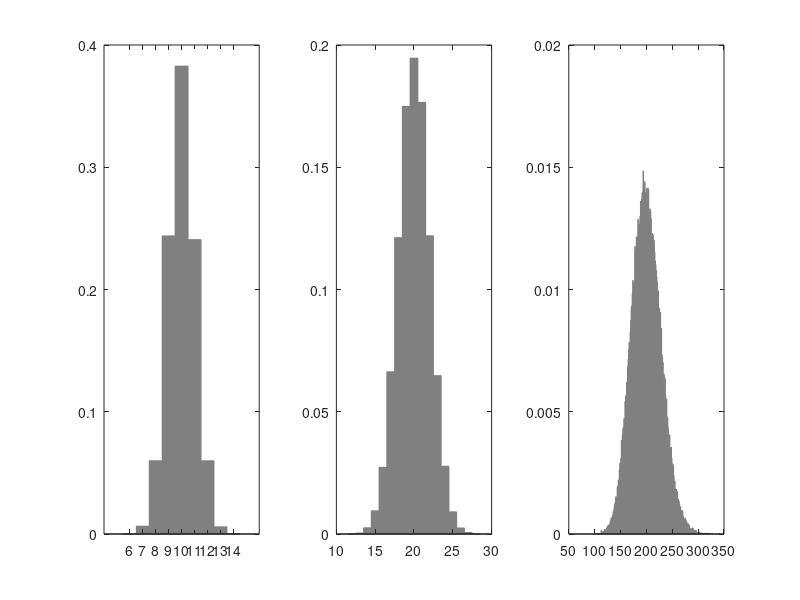
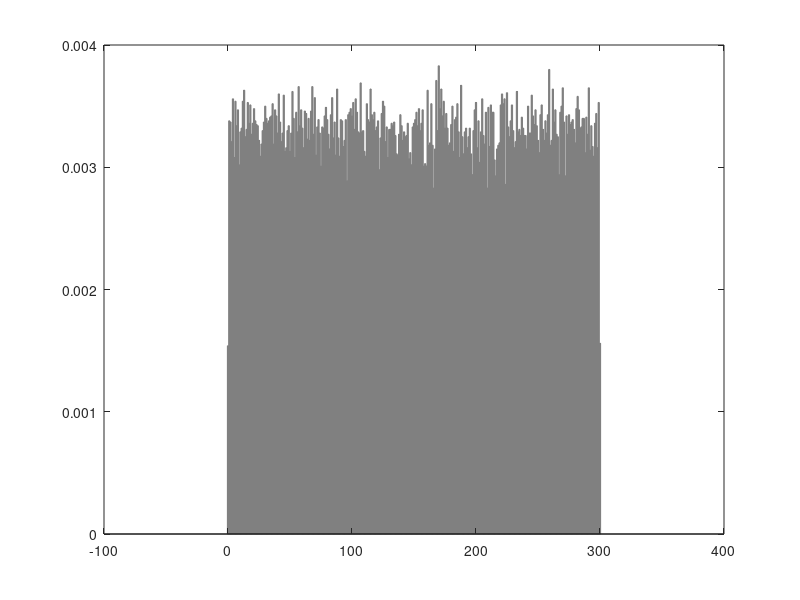

Recreate these plots in MATLAB, in order.
clear all
close all
clc


rng(0)

num = 100000;
border = 1;


X = normrnd(10, 1, [num, 1]);
% W = rand(num, 1);
% W = randn(num, 1)*100;
W = normrnd(20, 2, [num, 1]);



Z = X .* W;


line_X = round(min(X)):border:round(max(X));
f_X = hist(X, line_X);
f_X = f_X/num;

line_W = round(min(W)):border:round(max(W));
f_W = hist(W, line_W);
f_W = f_W/num;

line_Z = round(min(Z)):border*1:round(max(Z));
f_Z = hist(Z, line_Z);
f_Z = f_Z/num;



figure
subplot(1, 3, 1)
bar(line_X, f_X, 1, 'FaceColor', [0.5 0.5 0.5], 'EdgeColor', [0.5 0.5 0.5])
subplot(1, 3, 2)
bar(line_W, f_W, 1, 'FaceColor', [0.5 0.5 0.5], 'EdgeColor', [0.5 0.5 0.5])
subplot(1, 3, 3)
bar(line_Z, f_Z, 1, 'FaceColor', [0.5 0.5 0.5], 'EdgeColor', [0.5 0.5 0.5])



X_backup = X;
W_backup = W;
Z_backup = Z;

f_X_backup = f_X;
f_W_backup = f_W;
f_Z_backup = f_Z;

line_X_backup = line_X;
line_W_backup = line_W;
line_Z_backup = line_Z;


f_Z_tru = f_Z;





% data preparation completed
border = 1;

W = rand(num, 1)*300;
line_W = round(min(W)):border:round(max(W));
f_W = hist(W, line_W);
f_W = f_W/num;







figure
bar(line_W, f_W, 1, 'FaceColor', [0.5 0.5 0.5], 'EdgeColor', [0.5 0.5 0.5])

% line_X
% f_X
















% 
% subplot(1, 2, 1)
% bar(line_Z, f_Z, 1, 'FaceColor', [0.5 0.5 0.5], 'EdgeColor', [0.5 0.5 0.5])
% ylim([0 0.02])
% xlim([0 500])
% subplot(1, 2, 2)
% bar(line_t, f_t, 1, 'FaceColor', [0.5 0.5 0.5], 'EdgeColor', [0.5 0.5 0.5])
% ylim([0 0.02])
% xlim([0 500])
% 
% 
% 
% 
% 
% 
% 
% 
% 
% 
% X = round(X*(1/border))*border;
% W = round(W*(1/border))*border;
% 
% 
% 
% % assume z = 200
% z = 200;
% p_all = 0;
% 
% 
% 
% % product distribution simulation experiment
% 
% line_t = 1:border:2000;
% f_t = 1:border:2000;
% 
% 
% for j = 1:max(size(line_t))
%     z = line_t(j);
%     p_all = 0;
%     for i = 1:max(size(line_X))
%         x = line_X(i);
% 
%         p_x = f_X(find(line_X == x));
% 
%         w = round( (z/x)*(1/border))*border;
%         pos = find(line_W == w);
% 
%         p_w = 0;
%         if min(size(pos)) > 0
%             p_w = p_w + f_W(pos);
%         end
% 
%         temp = p_x*p_w*(1/abs(x));
%         p_all = p_all + temp;
%     end
% 
%     f_t(j) = p_all;
% end
% 
% 
% 
% 
% 
% figure
% % subplot(1, 4, 1)
% % bar(line_X, f_X, 1, 'FaceColor', [0.5 0.5 0.5], 'EdgeColor', [0.5 0.5 0.5])
% % subplot(1, 4, 2)
% % bar(line_W, f_W, 1, 'FaceColor', [0.5 0.5 0.5], 'EdgeColor', [0.5 0.5 0.5])
% subplot(1, 2, 1)
% bar(line_Z, f_Z, 1, 'FaceColor', [0.5 0.5 0.5], 'EdgeColor', [0.5 0.5 0.5])
% ylim([0 0.02])
% xlim([0 500])
% subplot(1, 2, 2)
% bar(line_t, f_t, 1, 'FaceColor', [0.5 0.5 0.5], 'EdgeColor', [0.5 0.5 0.5])
% ylim([0 0.02])
% xlim([0 500])
% 
% 
% 
% 
% f_Z_t = abs(f_t - f_t);
% f_Z_t( round( line_Z * (1/border) )) = f_Z;
% 
% 
% p_value = sum(f_Z_t .* f_t)/(sum(f_Z_t.*f_Z_t)^(0.5) * sum(f_t.*f_t)^(0.5))
